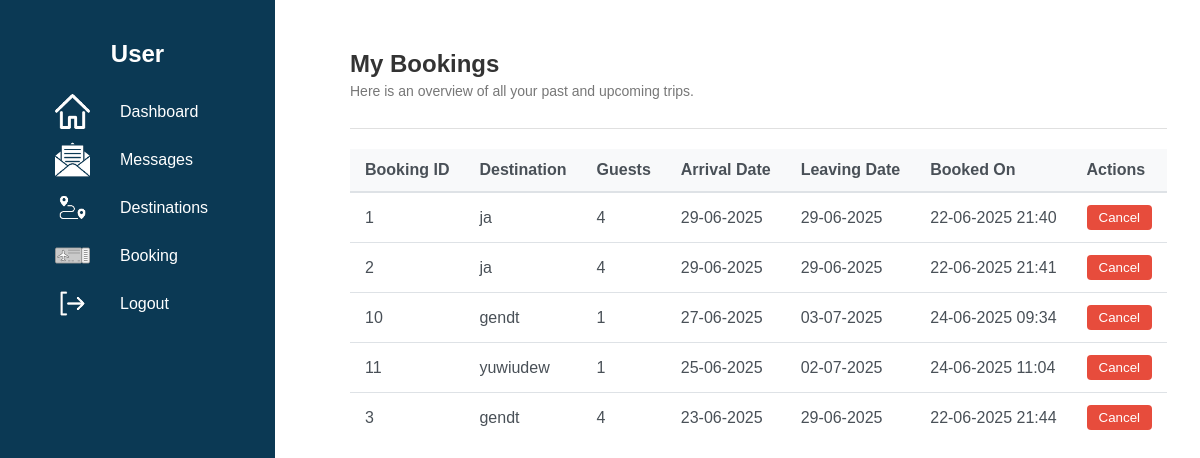
The app's page /Tropical-Tides/user-dashboard.php (signed in), older data.
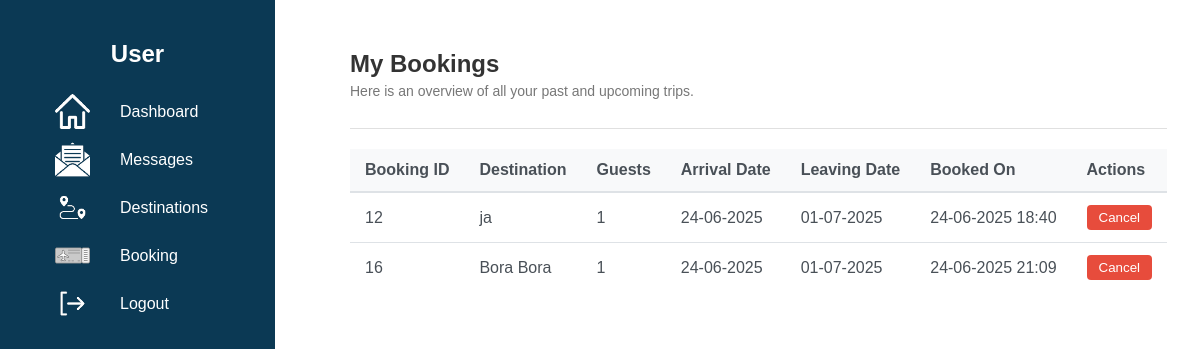
The same page, newer data.
### tables this page shows
CREATE TABLE `user_bookings` (
  `id` int(11) NOT NULL,
  `user_id` int(11) DEFAULT NULL,
  `naam` varchar(255) NOT NULL,
  `email` varchar(255) NOT NULL,
  `plaats` varchar(255) NOT NULL,
  `adres` varchar(255) NOT NULL,
  `telefoonnummer` varchar(20) NOT NULL,
  `personen` int(11) NOT NULL,
  `arrivals_date` date NOT NULL,
  `leaving_date` date NOT NULL,
  `booking_date` timestamp NOT NULL DEFAULT current_timestamp()
);

### Tropical-Tides/user-dashboard-views/bookings.php (the view, shortened to what this page needs)
<?php
require_once __DIR__ . '/../include/db.php';
$bookings = [];
if (isset($_SESSION['user_id'])) {
    $user_id = $_SESSION['user_id'];
    try {
        $stmt = $conn->prepare("SELECT * FROM user_bookings WHERE user_id = :user_id ORDER BY arrivals_date DESC");
        $stmt->bindParam(':user_id', $user_id, PDO::PARAM_INT);
        $stmt->execute();
        $bookings = $stmt->fetchAll(PDO::FETCH_ASSOC);
    } catch (PDOException $e) {
        $bookings = [];
    }
} else {
    $bookings = [];
}
?>
<!doctype html>
<html lang="en">
<head>
    <link rel="stylesheet" href="../assets/css/dashboard-ui.css">
    <link rel="stylesheet" href="../assets/css/style.css">
</head>
<body>
<?php include "./include/user-dashboard-sidebar.php"; ?>
<div class="main-content-header">
    <h1>My Bookings</h1>
    <p>Here is an overview of all your past and upcoming trips.</p>
</div>
<div class="table-container">
    <?php if (empty($bookings)): ?>
        <div class="alert alert-info">
            You have not made any bookings yet. <a href="../booking.php">Book your first trip now!</a>
        </div>
    <?php else: ?>
        <table class="data-table">
            <thead>
            <tr>
                <th>Booking ID</th>
                <th>Destination</th>
                <th>Guests</th>
                <th>Arrival Date</th>
                <th>Leaving Date</th>
                <th>Booked On</th>
                <th>Actions</th>
            </tr>
            </thead>
            <tbody>
            <?php foreach ($bookings as $booking): ?>
                <tr>
                    <td><?php echo htmlspecialchars($booking['id']); ?></td>
                    <td><?php echo htmlspecialchars($booking['plaats']); ?></td>
                    <td><?php echo htmlspecialchars($booking['personen']); ?></td>
                    <td><?php echo htmlspecialchars(date("d-m-Y", strtotime($booking['arrivals_date']))); ?></td>
                    <td><?php echo htmlspecialchars(date("d-m-Y", strtotime($booking['leaving_date']))); ?></td>
                    <td><?php echo htmlspecialchars(date("d-m-Y H:i", strtotime($booking['booking_date'] ?? 'now'))); ?></td>
                    <td>
                        <form method="POST" action="../include/cancel-booking.php" onsubmit="return confirm('Are you sure you want to cancel your booking?');" style="display:inline;">
                            <button type="submit" class="cancel-btn">Cancel</button>
                        </form>
                    </td>
                </tr>
            <?php endforeach; ?>
            </tbody>
        </table>
    <?php endif; ?>
</div>
</body>
</html>

Row changes from the older to the newer data that the page shows:
removed user_bookings: id "1", plaats "ja", personen "4", arrivals_date "29-06-2025", leaving_date "29-06-2025", booking_date "22-06-2025 21:40"
removed user_bookings: id "2", plaats "ja", personen "4", arrivals_date "29-06-2025", leaving_date "29-06-2025", booking_date "22-06-2025 21:41"
removed user_bookings: id "10", plaats "gendt", personen "1", arrivals_date "27-06-2025", leaving_date "03-07-2025", booking_date "24-06-2025 09:34"
removed user_bookings: id "11", plaats "yuwiudew", personen "1", arrivals_date "25-06-2025", leaving_date "02-07-2025", booking_date "24-06-2025 11:04"
removed user_bookings: id "3", plaats "gendt", personen "4", arrivals_date "23-06-2025", leaving_date "29-06-2025", booking_date "22-06-2025 21:44"
added user_bookings: id "12", plaats "ja", personen "1", arrivals_date "24-06-2025", leaving_date "01-07-2025", booking_date "24-06-2025 18:40"
added user_bookings: id "16", plaats "Bora Bora", personen "1", arrivals_date "24-06-2025", leaving_date "01-07-2025", booking_date "24-06-2025 21:09"
